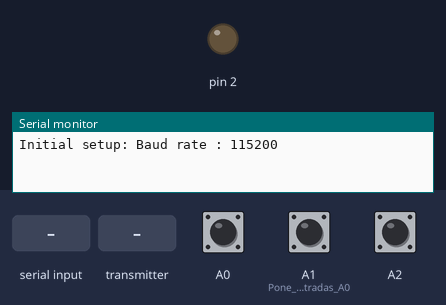
A sketch run on a simulated Arduino Uno, built with avr-gcc and run on an emulated ATmega328P. Shown: output pins drawn as LEDs (lit = HIGH), the last lines printed to the serial monitor. Inputs (shaded band) come from the test bench; at power-on: A0 HIGH, A1 (Pone_como_entradas_A0) HIGH, A2 HIGH. No radio packets arrive unless stated.

Above: at 1.2 s.
1.3 s: "start_capture" received over Serial
3.8 s: the transmitter starts sending id = 0
At 4.7 s:
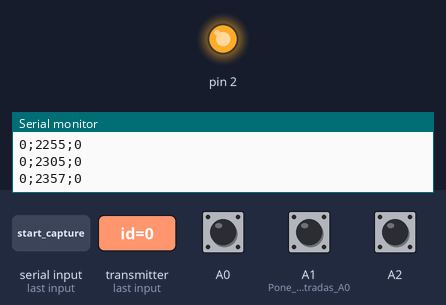
5.3 s: "end_capture" received over Serial
At 6.6 s:
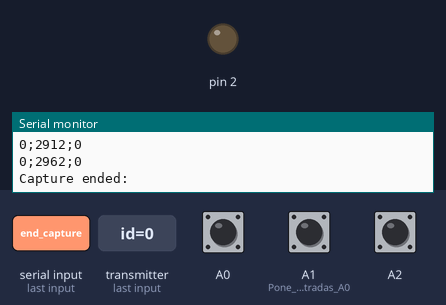
7.8 s: "get_status" received over Serial
Timing chart, 0 to 10.8 s (numbered marks = the images above; inputs shaded):
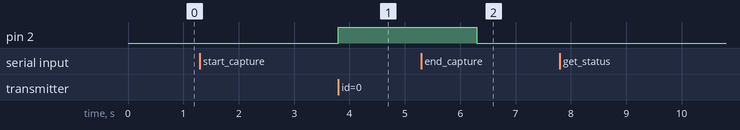

The sketch:

receiver.ino
```cpp
//Versión 1.03

#include <SPI.h>
#include <RF24.h>
#include <printf.h>
//
// Hardware configuration


//          pin11 -----  M0
//          pin12 ----- MSO
// Arduino  pin13 ----- SCK  NRf24L01
//          pin A4 ---- CSN
//          pin A3 ----  CE
//          3,3v       NRf24L01
//          GND        NRf24L01

String version = "WiFi_Receiver-1.03";

// Set up nRF24L01 radio on SPI bus plus pins  (CE & CS)

RF24 radio(A3, A4);   //9,10 originalmente , ahora A3,A4

//Structure of the received data
struct frame {
  short id;
  bool state;
  unsigned long totalTime;
};

//data stores the radio incoming data
frame data = {.id = 0, .state = LOW, .totalTime = 0};
int len_data = sizeof(data);

unsigned long totalTime;
unsigned long sampleTime;
unsigned long lastSampleTime;
unsigned long startTime;
uint8_t channel0 = 111; // Canal defecto frecuencia emisión radio
uint8_t channel_switch = 0; // recibira  el valor en decimal de microswich ajuste de frecuencia radio
uint8_t pot = 0;
bool capturing = false;
unsigned long baudRate = 115200;
//
// Topology
//

// Single radio pipe address for the 2 nodes to communicate.
const uint64_t pipe = 0xE8E8F0F0E1LL;

void setup(void)
{
//  SPI.setClockDivider(SPI_CLOCK_DIV2);

  /**
    Set Power Amplifier (PA) level to one of four levels:
    RF24_PA_MIN, RF24_PA_LOW, RF24_PA_HIGH and RF24_PA_MAX

    The power levels correspond to the following output levels respectively:
    NRF24L01: -18dBm, -12dBm,-6dBM, and 0dBm

    SI24R1: -6dBm, 0dBm, 3dBM, and 7dBm.

    @param level Desired PA level.

    void setPALevel ( RF24_PA_LOW );*/

  //radio.setPALevel (RF24_PA_HIGH); //funcion  que solo se llama una vez si se quiere cambiar de potencia
  //pot= getPALevel( ); //función que retorna potencia programada


  printf_begin();
  Serial.begin (baudRate);
  Serial.print("Initial setup: Baud rate : ");
  Serial.println(baudRate);


  radio.begin();

  // establece frecuencia canal
  //************************************************************************************
  pinMode(A0, INPUT);       //
  digitalWrite(A0, HIGH);   //
  pinMode(A1, INPUT);       // Pone como entradas A0,A1,A3 y a nivel alto
  digitalWrite(A1, HIGH);   //
  pinMode(A2, INPUT);       //
  digitalWrite(A2, HIGH);   //

  //   En estas entradas se pondra un microswich , de 3 botones
  //   Se leeran en binario y se sumarán al canal por defecto 101
  if (!digitalRead(A0)) {
    channel_switch = 1; //
  }
  if (!digitalRead(A1)) {
    channel_switch = channel_switch + 2;
  }
  if (!digitalRead(A2)) {
    channel_switch = channel_switch + 4;
  }

  //maximo 125 canales, telefonia wifi ocupa de 2402 a 2472 y
  //Nosotros llegamos hasta 2525 total libre del 72 al 125 , separacion entre canales 1 Mhz
  //Con canales próximos se interfieren en las comunicaciones
  //Como hay (125 - 71) = 54 canales, hacemos que cada bit del switch aumente en 7 canales (7Mhz)
  // 000 -> canal 75, 001 -> canal 82, 010 -> canal 89 ... 111 -> canal 124

  radio.setChannel(channel0 + channel_switch * 2);
  //****************************************************************************************


  // This simple sketch opens a single pipes for these two nodes to communicate
  // back and forth.  One listens on it, the other talks to it.


  radio.openReadingPipe(1, pipe); //radio.openWritingPipe(pipe);
//  radio.printDetails();
  radio.startListening();


  pinMode(2, OUTPUT);
  digitalWrite(2, LOW); // pone el led receptor apagado

  startTime = millis();

}

void loop(void)
{
  int situacio = 1;   //Testing with diferens places to read the time. The optimal is (1)

  if (capturing)
  {
    if(situacio==1) { sampleTime = millis(); } // (1) Time read now to avoid random delay on radio.availabe() and radio.read()
    while (radio.available())
    {
        if(situacio==2) { sampleTime = millis(); } // (2) Time read now to avoid random delay on radio.availabe() and radio.read()
        //Reading from the radio and storing in data
        radio.read(  &data, len_data);
        if(situacio==3) { sampleTime = millis(); } // (3) Time read now to avoid random delay on radio.availabe() and radio.read()

        if(sampleTime > startTime)            //No overflow
        {
          totalTime= sampleTime - startTime;
          //Serial.print(startTime); Serial.print("\t"); Serial.print(sampleTime); Serial.print("\t"); Serial.println(totalTime);
        } else if (sampleTime <= startTime)   //Overflow
        {
          //Time from the last measure to the overflow event plus the sampleTime
          totalTime = (4294967295 -  lastSampleTime) + sampleTime;
        }
        Serial.print(data.id); Serial.print(";");
        Serial.print(totalTime); Serial.print(";");
        digitalWrite(2, !data.state);
//      if (data.state)               //se ha recibido flanco de bajada
//      {
//        digitalWrite(2, HIGH);          // enciende led receptor
//        //Serial.println("I");                    // envia el paso por conector RCA y por port serie
//      } else if (!data.state)               //se ha recibido flanco de subida
//      {
//        digitalWrite(2, LOW);               // apaga led receptor
//        //Serial.println("O");                        //envia  por port serie
//      }

      Serial.println(data.state);
    }
  }
}

void serialEvent()
{
  capturing = false;
  String inputString = Serial.readString();
  String commandString = inputString.substring(0, inputString.lastIndexOf(":"));
  if (commandString == "start_capture") {
    start_capture();
  } else if (commandString == "end_capture") {
    end_capture();
  } else if (commandString == "get_status") {
    get_status();
  } else if (commandString == "get_version") {
    get_version();
  } else {
    Serial.println("Not a valid command");
  }
  inputString = "";
}

void start_capture()
{
  radio.flush_rx();
  Serial.println("Starting capture");
  startTime = millis();
  lastSampleTime = startTime + 1;
  capturing = true;
}

void end_capture()
{
  capturing = false;
  digitalWrite(2, LOW);
  Serial.println("\nCapture ended:");
  //asm("jmp 0x0000"); // ejecuta un reset para poner a "0" millis()
}

void get_status()
{
  Serial.println("status:");
  radio.printDetails();
}

void get_version()
{
  Serial.println(version);
}
```

Measured:
- after the input at 3.8 s, pin 2: LOW → HIGH at once
- after the input at 5.3 s, pin 2: HIGH → LOW after 1.0 s
